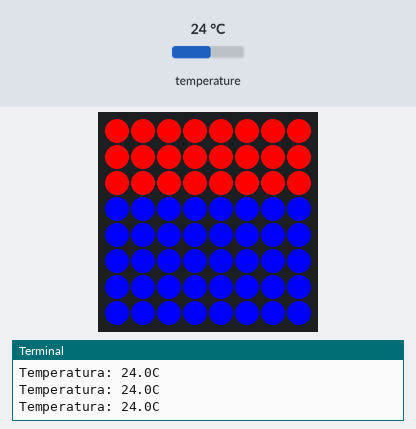
The program below on a simulated Raspberry Pi (BCM pin numbers) with a Sense HAT. Parts: the Sense HAT's 8×8 RGB LED matrix, the last lines printed to the terminal. The inputs (shaded band) are chosen by the test bench; at power-on: temperature 24 °C.

Above: at 1.2 s.
1.3 s: temperature set to 12 °C
At 2.7 s:
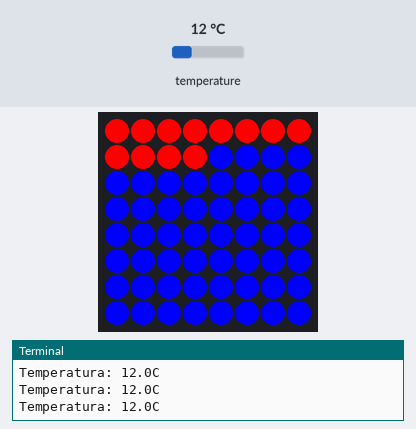
3.0 s: temperature set to 19 °C
At 4.1 s:
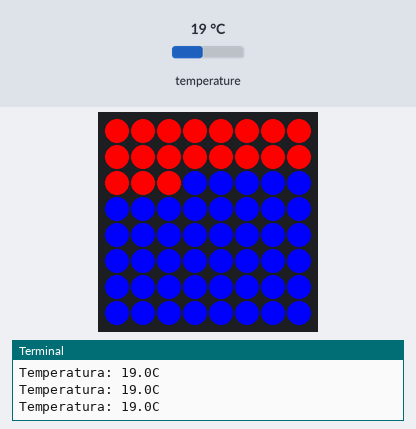
4.5 s: temperature set to 28 °C
At 5.5 s:
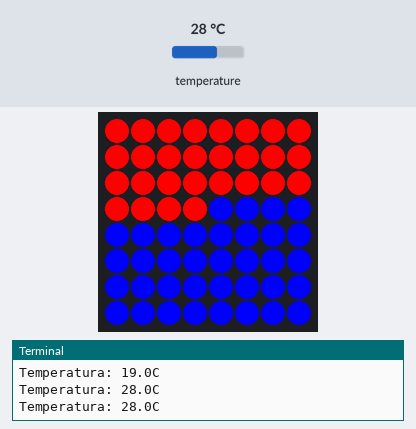
Timing chart, 0 to 7.5 s (numbered marks = the images above; inputs shaded):
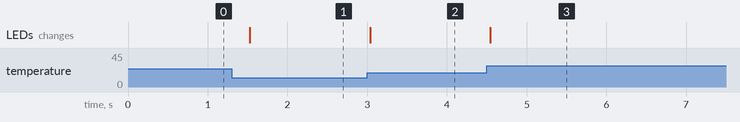

Measured:
- after the input at 1.3 s, the LEDs: change after 0.23 s (image 1)
- after the input at 3.0 s, the LEDs: change at once (image 2)
- after the input at 4.5 s, the LEDs: change at once (image 3)

The program:

temperaturaS.py
```python
# This file has been written to your home directory for convenience.

#from sense_emu import SenseHat
from sense_hat import SenseHat
import time

sense = SenseHat()

red = (255, 0, 0)
blue = (0, 0, 255)

while True:
    temp = sense.temp
    print('Temperatura: %.1fC' % temp)
    pixels = [red if i < temp else blue for i in range(64)]
    sense.set_pixels(pixels)
    time.sleep(0.5)
```
